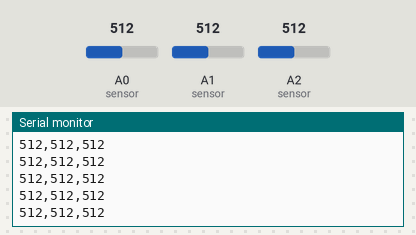
This sketch was run on a simulated Arduino Uno, built with avr-gcc and run on an emulated ATmega328P. Shown: the last lines printed to the serial monitor. The inputs (shaded band) are chosen by the test bench; at power-on: A0 (sensor) = 512, A1 (sensor) = 512, A2 (sensor) = 512.

Above: at 1.2 s.
1.3 s: A0 (sensor) set to 11
At 2.4 s:
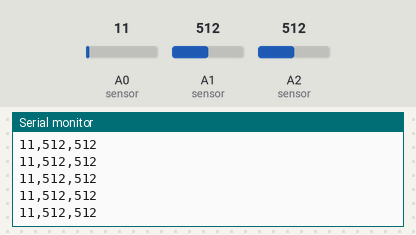
4.3 s: A0 (sensor) set to 8
At 4.9 s:
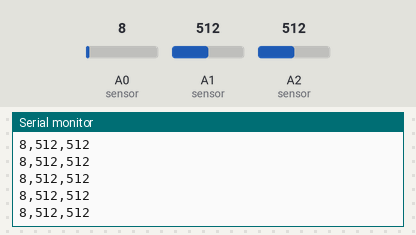
5.8 s: A0 (sensor) set to 89
At 6.5 s:
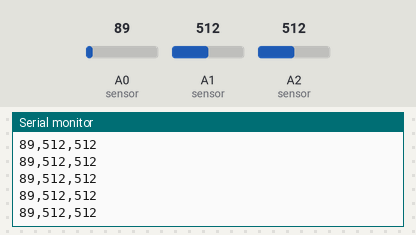
7.3 s: A0 (sensor) set to 107
At 8.1 s:
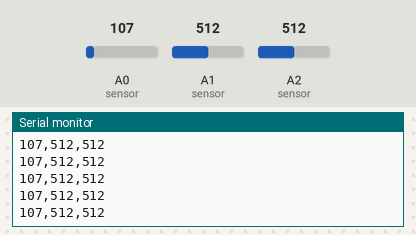
Timing chart, 0 to 10.3 s (numbered marks = the images above; inputs shaded):
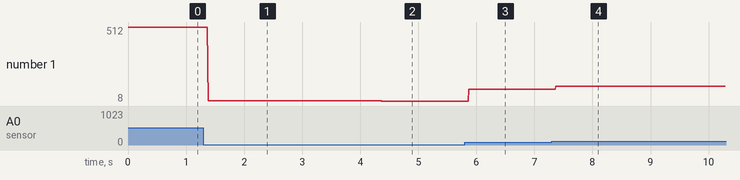

The sketch:

midterm_arduino.ino
```cpp
void setup() {
  Serial.begin(9600);
}

void loop() {
  int fSR1 = analogRead(A0); // read the sensor value
  Serial.print (fSR1);
  Serial.print(",");
  delay(1);

  int fSR2 = analogRead(A1); // read the sensor value
  Serial.print (fSR2);
  Serial.print(",");
  delay(1);

  int fSR3 = analogRead(A2); // read the sensor value
  Serial.println (fSR3);

}
```

Measured:
- after the input at 1.3 s, the serial monitor: prints a new line after 0.08 s (image 1)
- after the input at 4.3 s, the serial monitor: prints a new line after 0.07 s (image 2)
- after the input at 5.8 s, the serial monitor: prints a new line after 0.07 s (image 3)
- after the input at 7.3 s, the serial monitor: prints a new line after 0.07 s (image 4)
- plotted number 1: 512 → 11 after the input at 1.3 s, 11 → 8 after the input at 4.3 s, 8 → 89 after the input at 5.8 s, 89 → 107 after the input at 7.3 s
